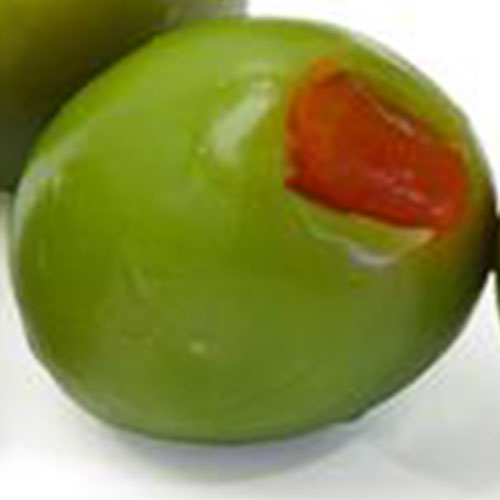
#> input picture kales/1.jpg, 500 x 500 px
$ python script.py 100 kales kales
#> lines starting #> are read from the running program, lines starting #| are printed output that depends on the picture; after the words box and inside, x2 and y2 are one past the last pixel; in counts of white or black regions, pixels touching at a corner belong together
from __future__ import print_function
import sys
from PIL import Image #python image library
import numpy as np #numpy: επιστημονικά εργαλεία
from numpy import pi, r_
from scipy import optimize
from scipy import asarray as ar,exp
from scipy.optimize import curve_fit
import matplotlib.pyplot as plt #για να δείχνουμε εικόνες/γραφήματα
from matplotlib import style #διάφορα στύλ για τα plot του matplotlib
import csv
import glob, os #parsing φακέλων
from statistics import mean


# Π2014116 Ξυπολιτόπουλος Κωνσταντίνος - Για την εργαστηριακή bonus εργασία 'Αναγνώρισης Προτύπων' 2016-2017 (15 βαθμοί bonus)


style.use('fivethirtyeight')
counter = 0 # μετράει πλήθος απο εικόνες
counter2 = 0
pixeldata = []
pixeldata2 = []
freq = []
freq2 = []
Threshold = int(sys.argv[1]) #δυαδικό κατόφλι, οτιδήποτε κάτω απο αυτό γίνεται 0 (μάυρο), είναι το πρώτο argument στην κάλεση του προγράμματος
#t_Threshold = int(sys.argv[2])
if Threshold < 0 or Threshold > 255: # or t_Threshold < 0 or t_Threshold > 250000:
    print("Λάθος κατόφλι/α, reminder: 0-255 για το πρώτο argument")
    sys.exit

folders = sys.argv[2] #το όνομα του φακέλου που περιέχει τις εικόνες, πρέπει να είναι στο working dir, και να περιέχει εικόνες .jpg
folders2 = sys.argv[3]
while True:
    try:
        os.chdir(folders) #μπές μέσα στον φάκελο που δώθηκε
        break
    except OSError:
        print("Λάθος όνομα φακέλου, let's try that again..")
        folders = input()
for file in glob.glob("*.jpg"):
    counter = counter +1
    shadowcount = 0
    try:
        im = Image.open(file) #φορτώνει φωτογραφίες σε object "Image"
#> im is the input picture: PIL image 500x500 RGB; mean R, G, B 138.9, 140.8, 75.2
    except IOError:
        print("Σφάλμα στο άνοιγμα εικόνας.. τσέκαρε τα extensions των εικόνων")
    im = im.convert("L") #αλλάζουμε την εικόνα σε greyscale
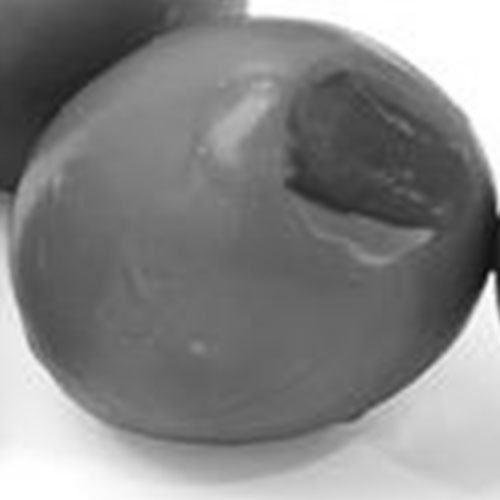
#> im: PIL image 500x500 L; min 12, max 255, mean 132.7
    #im = im.transform((1000,1000), "PIL.im.Extent", None, 0, 1) #ΓΑΜΩ ΤΙΣ ΜΑΛΑΚΙΕΣ ΣΑΣ ΣΚΑΤΟ PILLOW -- αλλαγή μεγέθους εικόνας, πρώτα είναι ένα tuple μεγέθους, μετά το cropping.
    imgData = np.asarray(im) #η 'as_array' της numpy επιστρέφει την εικόνα που διάβασε η PIL σαν πίνακα (μονοδιάστατος γιατί είναι greyscale)
    binaryimage = (imgData > Threshold) * 1 #λογική πράξη Χ 1 δίνει την αναπαράστασή της σαν νούμερο.
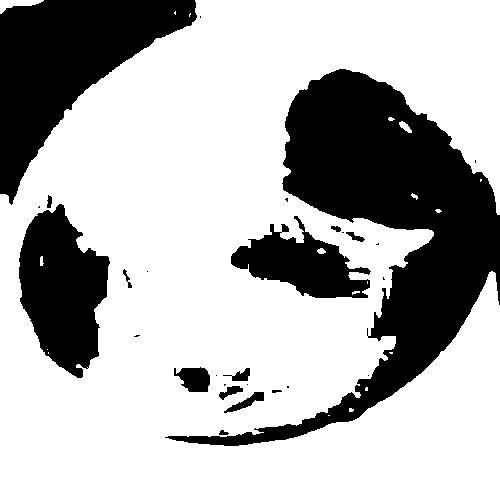
#> binaryimage: shape (500, 500) int64; values 0 (black) and 1 (white), 70.2% white; 28 black regions (14 under 20 px), largest, box (x1, y1, x2, y2) and area: (165, 69, 500, 446) 38871, (0, 0, 197, 205) 18083, (19, 204, 110, 378) 10245
    #plt.imshow(binaryimage)
    #plt.show() #δείξε την εικόνα που φορτώθηκε σε παράθηρο
    for row in binaryimage:
        for item in row:
            if item == 0:
                shadowcount = shadowcount +1
#> after the loop, shadowcount = 74428
    shadowcount = (shadowcount//10000) * 10000 #πχ. 34501 πίξελ // 10000 = 3, 3 επί 10000 = 30,000
#> shadowcount = 70000
    pixeldata.append(shadowcount)
    print(shadowcount)
#| 70000
#> pass 2 of the loop `for file in glob.glob("*.jpg"):`:
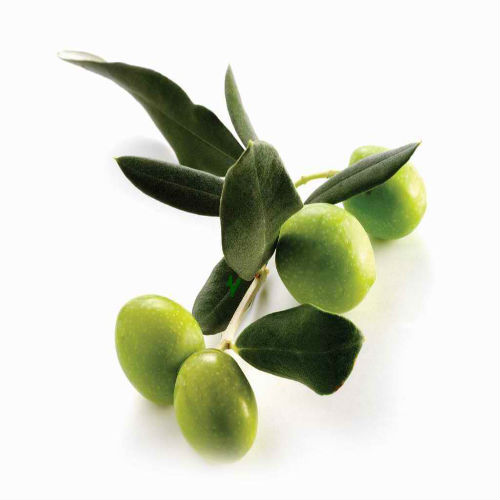
#> input picture kales/10.jpg, 500 x 500 px
#> im is the input picture: PIL image 500x500 RGB; mean R, G, B 212.4, 215.2, 200.6
#> `im = im.convert("L")`:
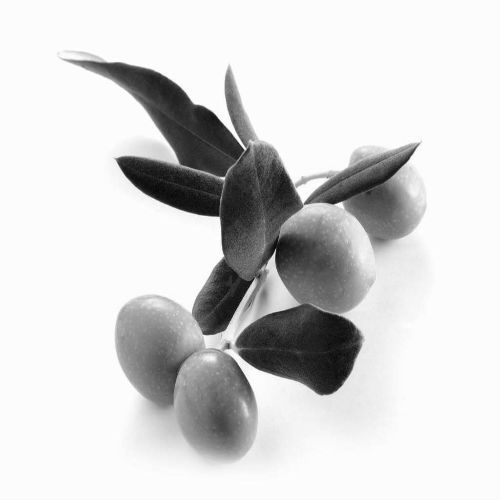
#> im: PIL image 500x500 L; min 5, max 255, mean 212.7
#> `binaryimage = (imgData > Threshold) * 1`:
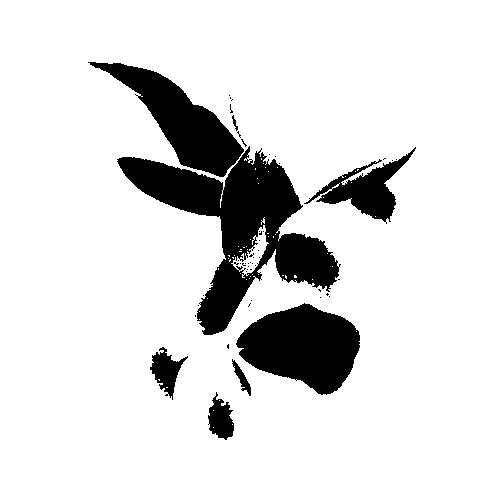
#> binaryimage: shape (500, 500) int64; values 0 (black) and 1 (white), 86.8% white; 53 black regions (45 under 20 px), largest, box (x1, y1, x2, y2) and area: (117, 146, 341, 335) 14509, (236, 303, 360, 395) 7484, (88, 62, 244, 177) 6167
#> after the loop `for row in binaryimage:`: shadowcount = 32932
#> `shadowcount = (shadowcount//10000) * 10000`: shadowcount = 30000
#| 30000

os.chdir("..") #πήγαινε πίσω στον αρχικό φάκελο
#για τον δεύτερο φάκελο
while True:
    try:
        os.chdir(folders2) #μπές μέσα στον δεύερο φάκελο
        break
    except OSError:
        print("Λάθος όνομα φακέλου, let's try that again..")
        folders2 = input()
for file in glob.glob("*.jpg"):
    counter2 = counter2 +1
    shadowcount = 0
    try:
        im = Image.open(file) #φορτώνει φωτογραφίες σε object "Image"
    except IOError:
        print("Σφάλμα στο άνοιγμα εικόνας.. τσέκαρε τα extensions των εικόνων")
    im = im.convert("L") #αλλάζουμε την εικόνα σε greyscale
    #im = im.transform((1000,1000), "PIL.im.Extent", None, 0, 1) #ΓΑΜΩ ΤΙΣ ΜΑΛΑΚΙΕΣ ΣΑΣ ΣΚΑΤΟ PILLOW -- αλλαγή μεγέθους εικόνας, πρώτα είναι ένα tuple μεγέθους, μετά το cropping.
    imgData = np.asarray(im) #η 'as_array' της numpy επιστρέφει την εικόνα που διάβασε η PIL σαν πίνακα (μονοδιάστατος γιατί είναι greyscale)
    binaryimage = (imgData > Threshold) * 1 #λογική πράξη Χ 1 δίνει την αναπαράστασή της σαν νούμερο.
    #plt.imshow(binaryimage)
    #plt.show() #δείξε την εικόνα που φορτώθηκε σε παράθηρο
    for row in binaryimage:
        for item in row:
            if item == 0:
                shadowcount = shadowcount +1
#> after the loop, shadowcount = 74428
    shadowcount = (shadowcount//10000) * 10000 #πχ. 34501 πίξελ // 10000 = 3, 3 επί 10000 = 30,000
#> shadowcount = 70000
    pixeldata2.append(shadowcount)
    print(shadowcount)
#| 70000
#> pass 2 of the loop `for file in glob.glob("*.jpg"):`:
#> after the loop `for row in binaryimage:`: shadowcount = 32932
#> `shadowcount = (shadowcount//10000) * 10000`: shadowcount = 30000
#| 30000

#βρίσκει την συχνότητα εμφάνισης για κάθε αριθμό μαύρων πίξελ.
for j in range(0, 26): # μέχρι 26 γιατί έχουμε αριθμό πίξελ 500χ500 = 250,000
    freq.append(0)
    for i in range(0, counter): #counter: πόσες εικόνες έχουμε
        if pixeldata[i] == int("{:2d}0000".format(j)): # αν αριθμός πίξελ == **,000 αύξησε την συχνότητα κατα +1
            freq[j] = freq[j] + 1

#βρίσκει την συχνότητα εμφάνισης για κάθε αριθμό μαύρων πίξελ. (2η εικονα)
for j in range(0, 26): # μέχρι 26 γιατί έχουμε αριθμό πίξελ 500χ500 = 250,000
    freq2.append(0)
    for i in range(0, counter2): #counter: πόσες εικόνες έχουμε
        if pixeldata2[i] == int("{:2d}0000".format(j)): # αν αριθμός πίξελ == **,000 αύξησε την συχνότητα κατα +1
            freq2[j] = freq2[j] + 1

os.chdir("..") #πήγαινε πίσω στον αρχικό φάκελο για να γράψεις τα αποτελέσματα
data = []
data2 = []
try:
    with open('result_data.csv', 'w') as file: #άνοιγμα αρχείου σε write mode
        for i in range(0, 26):
            s = "{:2d}0000,{}\n".format(i, freq[i]) #τελικό output
            file.write(s)
            data.append(int("{:2d}0000".format(i))) #χτίζουμε μια λίστα με τους αριθμούς πίξελ.
except OSError:
    print("Πρόβλημα στο γράψιμο του αρχείου αναφοράς csv.. ίσως δεν έχεις δικαιώματα να γράψεις στον φάκελο?")
    sys.exit

#2o
try:
    with open('result_data2.csv', 'w') as file: #άνοιγμα αρχείου σε write mode
        for i in range(0, 26):
            s = "{:2d}0000,{}\n".format(i, freq2[i]) #τελικό output
            file.write(s)
            data2.append(int("{:2d}0000".format(i))) #χτίζουμε μια λίστα με τους αριθμούς πίξελ.
except OSError:
    print("Πρόβλημα στο γράψιμο του αρχείου αναφοράς csv.. ίσως δεν έχεις δικαιώματα να γράψεις στον φάκελο?")
    sys.exit

#print(len(data)) #DEBUGGING
#print(len(freq))
x = np.array(data) #περνάμε τους αριθμούς και συχνότητες εμφάνισης σε numpy arrays
y = np.array(freq)

x2 = np.array(data2)
y2 = np.array(freq2)
#regresion γραμμές

def best_fit(x, y):
    m = ( (mean(x) * mean(y)) - mean(x*y) )  /  (( mean(x) **2) - ( mean(x**2) )) #η εξίσωση regression γραμμής
    b = mean(y) - m*mean(x) #σημείο τομής γραμμής
    return m, b

m, b = best_fit(x, y)
regression_line = [ (m*xs)+b for xs in x ] #υπολογισμός της τελικής γραμμής
print(m, b)
plt.scatter(x, y) #γράφημα scatterplot
plt.plot(x, regression_line)
plt.show() #εμφάνισε το γράφημα στην οθόνη
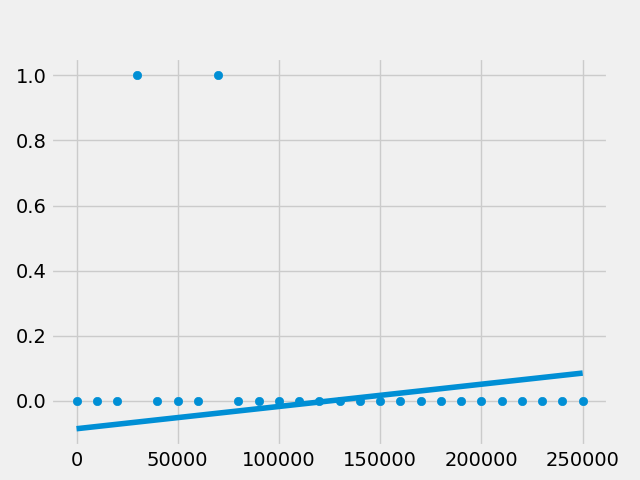
#> figure drawn by matplotlib, 1 panel; curve peaks at x = 250000, y = 0.0855


#αριθμητικό μέσο με βάρη
mean = sum(x * y) / sum(y)
mean2 = sum(x2 * y2) / sum(y2)
sigma = np.sqrt(sum(y * (x - mean)**2) / sum(y))
sigma2 = np.sqrt(sum(y2 * (x2 - mean)**2) / sum(y2))

#Γκαουσιανή μέθοδος
def Gauss(x, a, x0, sigma):
    return a * np.exp(-(x - x0)**2 / (2 * sigma**2))

popt,pcov = curve_fit(Gauss, x, y, p0=[max(y), mean, sigma])
popt2,pcov2 = curve_fit(Gauss, x2, y2, p0=[max(y2), mean2, sigma2])
#κάνουμε plot τα πρώτα στοιχεία και fitting τις καμπύλες
plt.plot(x, y,'b+',label='data')
plt.plot(x, Gauss(x, *popt),'b-',label='fit')
#κάνουμε plot τα δεύτερα στοιχεία και fitting τις καμπύλες
plt.plot(x2, y2,'r+',label='second data')
plt.plot(x2, Gauss(x2, *popt2),'r-',label='second fit')

plt.legend()
plt.title('Fitting 2 Γκαουσιανών καμπύλών')
plt.xlabel('Αριθμός Μαύρων Pixel')
plt.ylabel('Συχνότητα εμφάνισης')
plt.show()
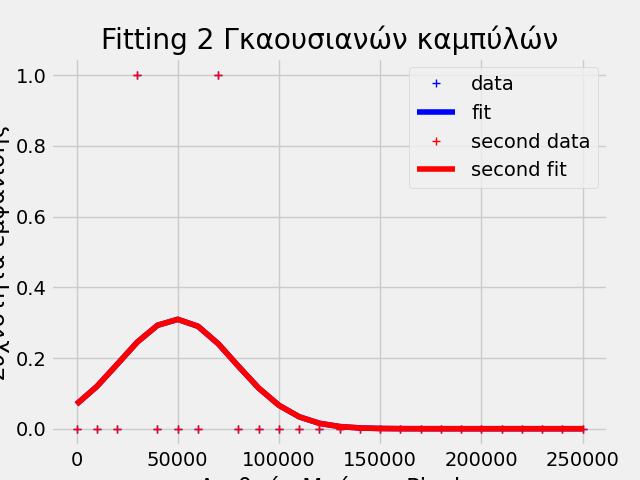
#> figure drawn by matplotlib, 1 panel; curve peaks at x = 30000, y = 1; curve peaks at x = 50000, y = 0.309; curve peaks at x = 30000, y = 1
